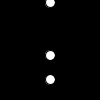
Frame 1 (no input)
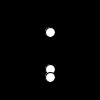
Frame 60 (the mouse pressed at the canvas centre just before this capture)
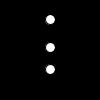
Frame 120 (the mouse held since frame 60 and released just before this capture)

The Processing sketch that drew these frames (run headless with seeded random() and noise(); from frame 60 on, the mouse is pressed at the canvas centre):

// Processing sketch: functions
// ── functions.pde
void setup() {
  size(100,100);
}

void draw() {
  float physicsResult = solveFinalVelocity(6,2,1); //declare variable and set it equal to result of function given parameters
  println(physicsResult); //print out result

  float[] quadraticResult = quadraticEquation(10, 1, 100);
  println(quadraticResult[0] + " || " + quadraticResult[1]); //print out solutions
  
  displaySinMovement(); //call the function and display stuff
}

//physics function
float solveFinalVelocity(float a, float v0, float t) {
  float finalvelocity = v0 + a*t; //the result is set to the equation with the numbers as variables
  return finalvelocity;
}

//math function
float[] quadraticEquation(float a, float b, float c){
  float result1 = (-b+sqrt(sq(b)-4*a*c))/(2*a); //the result is set to the equation with the numbers as variables
  float result2 = (-b-sqrt(sq(b)-4*a*c))/(2*a); //the result is set to the equation with the numbers as variables, this time minu the sqrt
  float[] result = {result1, result2}; //set an array with two values
  return result; //return the array
}

void displaySinMovement() {
  float angleadd = radians(2)*frameCount; //for each framecount add more to the existing angle
  float angle[] = new float[3]; //declare global variable
  angle[0] = 0 + angleadd; //assign variables
  angle[1] = 80 + angleadd;
  angle[2] = 150 + angleadd;
  background(0); //set background to black
  for(int i = 0; i < angle.length; i++) { //for each ellipse
    ellipse(width/2, abs(80*sin(angle[i])), 10, 10); //display ellipse
  }
}
